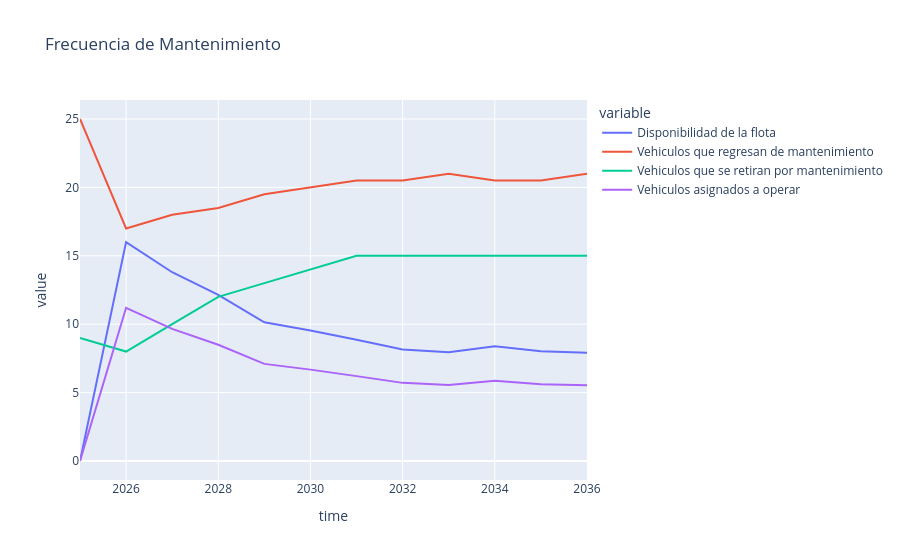

The notebook cell saved with this chart:
### Code cell
fig = px.line(data, y=["Disponibilidad de la flota","Vehiculos que regresan de mantenimiento","Vehiculos que se retiran por mantenimiento","Vehiculos asignados a operar"],title="Frecuencia de Mantenimiento")
fig.show()

### Figure 1 — Plotly figure (JSON) as saved in the notebook; plotly's stock layout.template omitted (floating-point values rounded to 4 significant figures)
{"data": [{"hovertemplate": "variable=Disponibilidad de la flota<br>time=%{x}<br>value=%{y}<extra></extra>", "legendgroup": "Disponibilidad de la flota", "line": {"color": "#636efa", "dash": "solid"}, "marker": {"symbol": "circle"}, "mode": "lines", "name": "Disponibilidad de la flota", "orientation": "v", "showlegend": true, "type": "scatter", "x": [2025, 2026, 2027, 2028, 2029, 2030, 2031, 2032, 2033, 2034, 2035, 2036], "xaxis": "x", "y": [0.0, 16.0, 13.8, 12.14, 10.14, 9.543, 8.863, 8.159, 7.948, 8.384, 8.015, 7.905], "yaxis": "y"}, {"hovertemplate": "variable=Vehiculos que regresan de mantenimiento<br>time=%{x}<br>value=%{y}<extra></extra>", "legendgroup": "Vehiculos que regresan de mantenimiento", "line": {"color": "#EF553B", "dash": "solid"}, "marker": {"symbol": "circle"}, "mode": "lines", "name": "Vehiculos que regresan de mantenimiento", "orientation": "v", "showlegend": true, "type": "scatter", "x": [2025, 2026, 2027, 2028, 2029, 2030, 2031, 2032, 2033, 2034, 2035, 2036], "xaxis": "x", "y": [25.0, 17.0, 18.0, 18.5, 19.5, 20.0, 20.5, 20.5, 21.0, 20.5, 20.5, 21.0], "yaxis": "y"}, {"hovertemplate": "variable=Vehiculos que se retiran por mantenimiento<br>time=%{x}<br>value=%{y}<extra></extra>", "legendgroup": "Vehiculos que se retiran por mantenimiento", "line": {"color": "#00cc96", "dash": "solid"}, "marker": {"symbol": "circle"}, "mode": "lines", "name": "Vehiculos que se retiran por mantenimiento", "orientation": "v", "showlegend": true, "type": "scatter", "x": [2025, 2026, 2027, 2028, 2029, 2030, 2031, 2032, 2033, 2034, 2035, 2036], "xaxis": "x", "y": [9.0, 8.0, 10.0, 12.0, 13.0, 14.0, 15.0, 15.0, 15.0, 15.0, 15.0, 15.0], "yaxis": "y"}, {"hovertemplate": "variable=Vehiculos asignados a operar<br>time=%{x}<br>value=%{y}<extra></extra>", "legendgroup": "Vehiculos asignados a operar", "line": {"color": "#ab63fa", "dash": "solid"}, "marker": {"symbol": "circle"}, "mode": "lines", "name": "Vehiculos asignados a operar", "orientation": "v", "showlegend": true, "type": "scatter", "x": [2025, 2026, 2027, 2028, 2029, 2030, 2031, 2032, 2033, 2034, 2035, 2036], "xaxis": "x", "y": [0.0, 11.2, 9.66, 8.498, 7.099, 6.68, 6.204, 5.711, 5.563, 5.869, 5.611, 5.533], "yaxis": "y"}], "layout": {"legend": {"title": {"text": "variable"}, "tracegroupgap": 0}, "title": {"text": "Frecuencia de Mantenimiento"}, "xaxis": {"anchor": "y", "domain": [0, 1], "title": {"text": "time"}}, "yaxis": {"anchor": "x", "domain": [0, 1], "title": {"text": "value"}}}}
